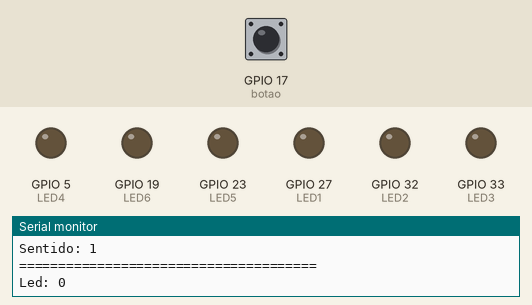
Recording of a sketch running on a simulated ESP32. On the bench: output pins drawn as LEDs (lit = HIGH), the last lines printed to the serial monitor. The inputs (shaded band) are chosen by the test bench; at power-on: GPIO 17 (botao) HIGH.

Above: at 0.2 s.
At 0.7 s:
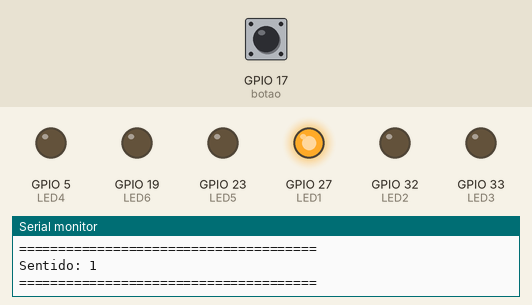
At 1.2 s:
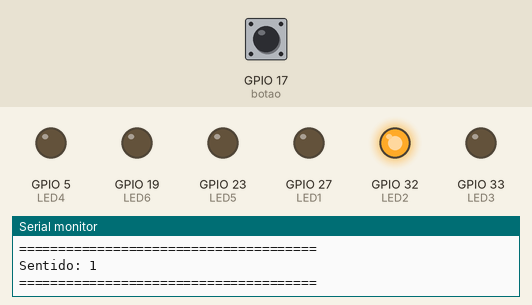
At 2.7 s:
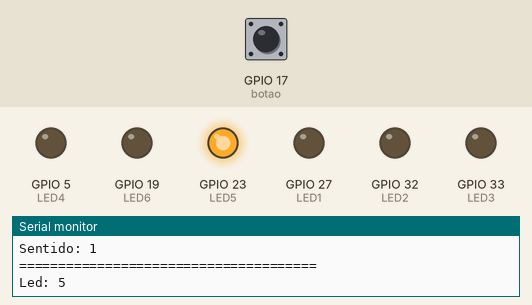
At 4.7 s:
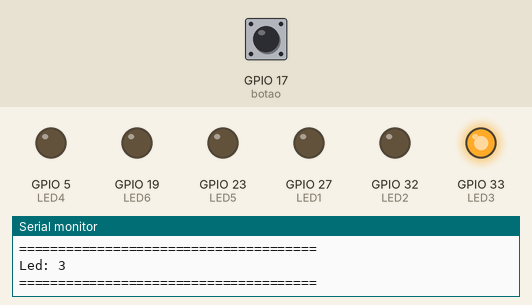
At 6.2 s:
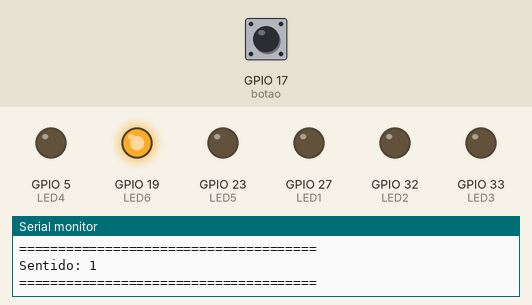
Timing chart, 0 to 6.9 s (numbered marks = the images above):
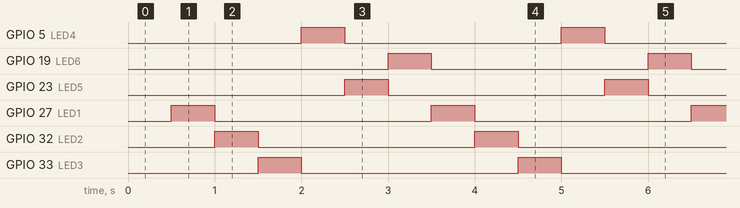

Measured:
- by itself, GPIO 5 (LED4), GPIO 19 (LED6), GPIO 23 (LED5), GPIO 27 (LED1), GPIO 32 (LED2), GPIO 33 (LED3): alternates HIGH for 0.50 s and LOW for 2.5 s
- by itself, everything shown: repeats every 3.0 s, in 6 steps

The sketch:

atividade.ino
```cpp
#define LED1 27
#define LED2 32
#define LED3 33
#define LED4 5
#define LED5 23
#define LED6 19
#define botao 17

int listaLed[] = {27, 32, 33, 5, 23, 19};
int ledAtual = 0;
int ledAnterior = 5;

int tempoLed = 0;
bool proximo = false;

hw_timer_t *timer = NULL;
int tempo = 0;
int flagBotao = 0;
bool sentido = true;               //true é sentido horario e false é sentido anti-horario
bool mudou = false;

void piscarLed(){
  if(sentido){
    if(mudou){
      if(ledAtual == 5){
        ledAtual = 1;
        ledAnterior = 0;
      }
      else if(ledAtual == 4){
        ledAtual = 0;
        ledAnterior = 5;
      }
      else{
        ledAtual = ledAnterior + 1;
        ledAnterior-2;
      }
    }

    digitalWrite(listaLed[ledAnterior], 0);
    digitalWrite(listaLed[ledAtual], 1);

    if(ledAtual == 5){
      ledAtual = 0;
      ledAnterior = 5;
    }
    else{
      ledAnterior = ledAtual;
      ledAtual++;
    }
  }
  else{
    if(mudou){
      if(ledAtual == 0){
        ledAtual = 4;
        ledAnterior = 5;
      }
      else if(ledAtual == 1){
        ledAtual = 5;
        ledAnterior = 0;
      }
      else{
        ledAtual = ledAnterior - 1;
        ledAnterior+2;
      }
    }

    digitalWrite(listaLed[ledAnterior], 0);
    digitalWrite(listaLed[ledAtual], 1);

    if(ledAtual == 0){
      ledAtual = 5;
      ledAnterior = 0;
    }
    else{
      ledAnterior = ledAtual;
      ledAtual--;
    }
  }


}

void IRAM_ATTR botaoApertado(){
  if(flagBotao != 1){
    flagBotao = 1;
    tempo = 100;
  }
}

void onTimer(){
  tempoLed++;

  if(tempoLed == 500){
    piscarLed();
    tempoLed = 0;
    mudou = false;
  }

  if(flagBotao == 1){
    if(tempo > 0){
      tempo--;
    } else{
      flagBotao = 0;
      if(!digitalRead(botao)){
        sentido = !sentido;
        mudou = true;
      }
    }
  }
}

void setup() {
  pinMode(LED1, OUTPUT);
  pinMode(LED2, OUTPUT);
  pinMode(LED3, OUTPUT);
  pinMode(LED4, OUTPUT);
  pinMode(LED5, OUTPUT);
  pinMode(LED6, OUTPUT);

  pinMode(botao, INPUT_PULLUP);
  Serial.begin(9600);


  timer = timerBegin(1000000);
  timerAttachInterrupt(timer, &onTimer);
  timerAlarm(timer, 1000, true, 0);

  attachInterrupt(
    digitalPinToInterrupt(botao),
    botaoApertado,
    FALLING
  );


}

void loop() {
  Serial.print("Sentido: ");
  Serial.println(sentido);
  Serial.println("======================================");
  Serial.print("Led: ");
  Serial.println(ledAtual);
  Serial.println("======================================");

}
```
